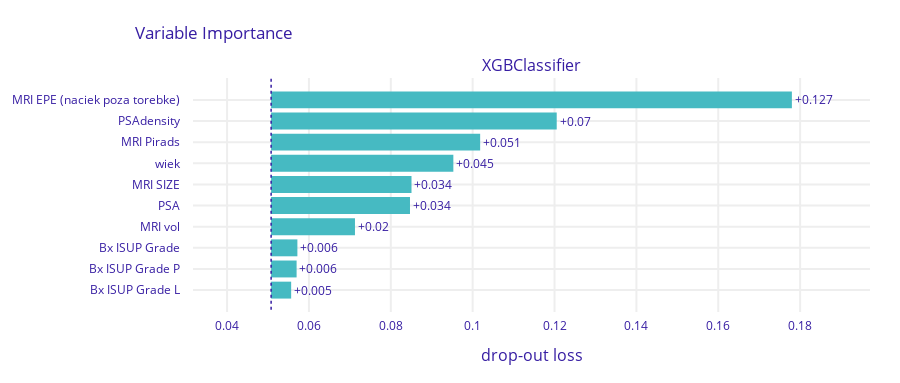

Source (notebook cell):
### Code cell
X = df[numerical_cols + categorical_cols]
y = df['EPE micro']

param_grid = {
    'classifier__learning_rate': [0.05, 0.1, 0.2],
    'classifier__n_estimators': [200, 400, 800],
    'classifier__max_depth': [3, 6, 9],
    'classifier__subsample': [0.8, 0.9, 1.0],
    'classifier__colsample_bytree': [0.8, 0.9, 1.0],
    'classifier__gamma': [0, 0.1, 0.2]
}

model = XGBClassifier(random_state=2)
#brier score and tuning test split = 0.2
y_true, y_pred, y_pred_probs, false_positive_rate, true_positive_rate, total_roc_auc, trained_model, best_params = train_and_evaluate_model(model, X, y, numerical_cols, categorical_cols, n_folds=5, tune_params=True, param_grid=param_grid, tuning_scoring='neg_brier_score', tuning_test_size=0.2)
untrained_model = model.set_params(**best_params)

plot_roc(false_positive_rate, true_positive_rate, total_roc_auc)
plot_confusion_matrix(y_true, y_pred)
plot_feature_importances(trained_model, X, y)
plot_discrimination_threshold(untrained_model, X, y)

### Figure 1 — Plotly figure (JSON) as saved in the notebook; plotly's stock layout.template omitted (floating-point values rounded to 4 significant figures)
{"data": [{"base": 0.05076, "hoverinfo": "text", "hoverlabel": {"bgcolor": "rgba(0,0,0,0.8)"}, "hovertext": ["Model: XGBClassifier loss after<br>variable: MRI EPE (naciek poza torebke) is permuted: 0.178<br>Drop-out loss change: +0.127", "Model: XGBClassifier loss after<br>variable: PSAdensity is permuted: 0.121<br>Drop-out loss change: +0.07", "Model: XGBClassifier loss after<br>variable: MRI Pirads is permuted: 0.102<br>Drop-out loss change: +0.051", "Model: XGBClassifier loss after<br>variable: wiek is permuted: 0.095<br>Drop-out loss change: +0.045", "Model: XGBClassifier loss after<br>variable: MRI SIZE is permuted: 0.085<br>Drop-out loss change: +0.034", "Model: XGBClassifier loss after<br>variable: PSA is permuted: 0.085<br>Drop-out loss change: +0.034", "Model: XGBClassifier loss after<br>variable: MRI vol is permuted: 0.071<br>Drop-out loss change: +0.02", "Model: XGBClassifier loss after<br>variable: Bx ISUP Grade is permuted: 0.057<br>Drop-out loss change: +0.006", "Model: XGBClassifier loss after<br>variable: Bx ISUP Grade P is permuted: 0.057<br>Drop-out loss change: +0.006", "Model: XGBClassifier loss after<br>variable: Bx ISUP Grade L is permuted: 0.056<br>Drop-out loss change: +0.005"], "marker": {"color": "#46bac2"}, "orientation": "h", "showlegend": false, "text": ["+0.127", "+0.07", "+0.051", "+0.045", "+0.034", "+0.034", "+0.02", "+0.006", "+0.006", "+0.005"], "textposition": "outside", "type": "bar", "x": [0.1272, 0.06978, 0.05107, 0.04452, 0.0343, 0.03393, 0.02049, 0.00642, 0.006226, 0.004897], "xaxis": "x", "y": ["MRI EPE (naciek poza torebke)", "PSAdensity", "MRI Pirads", "wiek", "MRI SIZE", "PSA", "MRI vol", "Bx ISUP Grade", "Bx ISUP Grade P", "Bx ISUP Grade L"], "yaxis": "y"}], "layout": {"annotations": [{"font": {"size": 16}, "showarrow": false, "text": "XGBClassifier", "x": 0.5, "xanchor": "center", "xref": "paper", "y": 1, "yanchor": "bottom", "yref": "paper"}, {"font": {"size": 16}, "showarrow": false, "text": "drop-out loss", "x": 0.5, "xanchor": "center", "xref": "paper", "y": 0, "yanchor": "top", "yref": "paper", "yshift": -30}], "font": {"color": "#371ea3"}, "height": 383, "margin": {"b": 71, "r": 30, "t": 78}, "shapes": [{"line": {"color": "#371ea3", "dash": "dot", "width": 1.5}, "type": "line", "x0": 0.05076, "x1": 0.05076, "xref": "x", "y0": -1, "y1": 10, "yref": "y"}], "title": {"text": "Variable Importance", "x": 0.15}, "xaxis": {"anchor": "y", "automargin": true, "domain": [0, 1], "fixedrange": true, "gridwidth": 2, "range": [0.03168, 0.1971], "tickcolor": "white", "ticklen": 3, "ticks": "outside", "type": "linear", "zeroline": false}, "yaxis": {"anchor": "x", "automargin": true, "autorange": "reversed", "domain": [0, 1], "fixedrange": true, "gridwidth": 2, "tickcolor": "white", "ticklen": 10, "ticks": "outside", "type": "category"}}}
